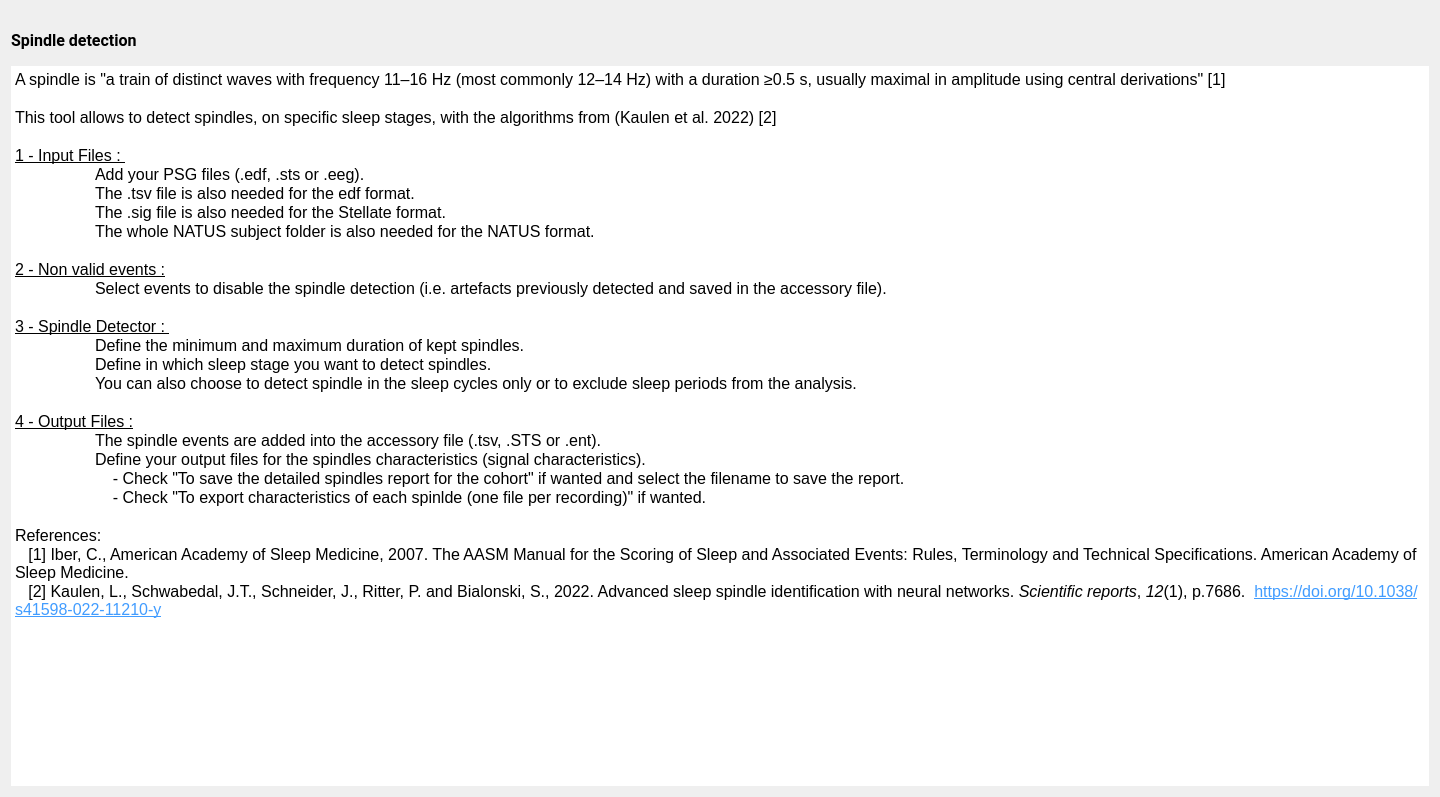
<?xml version="1.0" encoding="UTF-8"?>
<ui version="4.0">
 <class>SpindleDetectionDoc</class>
 <widget class="QWidget" name="SpindleDetectionDoc">
  <property name="geometry">
   <rect>
    <x>0</x>
    <y>0</y>
    <width>1440</width>
    <height>797</height>
   </rect>
  </property>
  <property name="windowTitle">
   <string/>
  </property>
  <property name="styleSheet">
   <string notr="true">font: 12pt &quot;Roboto&quot;;</string>
  </property>
  <layout class="QVBoxLayout" name="verticalLayout_2">
   <item>
    <widget class="QLabel" name="spindle_image">
     <property name="maximumSize">
      <size>
       <width>16777215</width>
       <height>100</height>
      </size>
     </property>
     <property name="text">
      <string/>
     </property>
     <property name="pixmap">
      <pixmap resource="spindle.qrc">:/spindle_moda/e0004-b1-01-05-0001-smp303751_res80.png</pixmap>
     </property>
     <property name="scaledContents">
      <bool>false</bool>
     </property>
     <property name="alignment">
      <set>Qt::AlignCenter</set>
     </property>
    </widget>
   </item>
   <item>
    <layout class="QVBoxLayout" name="verticalLayout">
     <item>
      <widget class="QLabel" name="label">
       <property name="font">
        <font>
         <family>Roboto</family>
         <pointsize>12</pointsize>
         <weight>50</weight>
         <italic>false</italic>
         <bold>false</bold>
        </font>
       </property>
       <property name="text">
        <string>&lt;html&gt;&lt;head/&gt;&lt;body&gt;&lt;p&gt;&lt;span style=&quot; font-weight:600;&quot;&gt;Spindle detection&lt;/span&gt;&lt;/p&gt;&lt;/body&gt;&lt;/html&gt;</string>
       </property>
      </widget>
     </item>
     <item>
      <spacer name="verticalSpacer">
       <property name="orientation">
        <enum>Qt::Vertical</enum>
       </property>
       <property name="sizeType">
        <enum>QSizePolicy::Fixed</enum>
       </property>
       <property name="sizeHint" stdset="0">
        <size>
         <width>20</width>
         <height>10</height>
        </size>
       </property>
      </spacer>
     </item>
     <item>
      <widget class="QTextEdit" name="textEdit">
       <property name="frameShape">
        <enum>QFrame::HLine</enum>
       </property>
       <property name="frameShadow">
        <enum>QFrame::Plain</enum>
       </property>
       <property name="lineWidth">
        <number>0</number>
       </property>
       <property name="readOnly">
        <bool>true</bool>
       </property>
       <property name="html">
        <string>&lt;!DOCTYPE HTML PUBLIC &quot;-//W3C//DTD HTML 4.0//EN&quot; &quot;http://www.w3.org/TR/REC-html40/strict.dtd&quot;&gt;
&lt;html&gt;&lt;head&gt;&lt;meta name=&quot;qrichtext&quot; content=&quot;1&quot; /&gt;&lt;style type=&quot;text/css&quot;&gt;
p, li { white-space: pre-wrap; }
&lt;/style&gt;&lt;/head&gt;&lt;body style=&quot; font-family:'Roboto'; font-size:12pt; font-weight:400; font-style:normal;&quot;&gt;
&lt;p style=&quot; margin-top:0px; margin-bottom:0px; margin-left:0px; margin-right:0px; -qt-block-indent:0; text-indent:0px;&quot;&gt;A spindle is &amp;quot;a train of distinct waves with frequency 11–16 Hz (most commonly 12–14 Hz) with a duration ≥0.5 s, usually maximal in amplitude using central derivations&amp;quot; [1]&lt;/p&gt;
&lt;p style=&quot;-qt-paragraph-type:empty; margin-top:0px; margin-bottom:0px; margin-left:0px; margin-right:0px; -qt-block-indent:0; text-indent:0px;&quot;&gt;&lt;br /&gt;&lt;/p&gt;
&lt;p style=&quot; margin-top:0px; margin-bottom:0px; margin-left:0px; margin-right:0px; -qt-block-indent:0; text-indent:0px;&quot;&gt;This tool allows to detect spindles, on specific sleep stages, with the algorithms from (Kaulen et al. 2022) [2]&lt;/p&gt;
&lt;p style=&quot;-qt-paragraph-type:empty; margin-top:0px; margin-bottom:0px; margin-left:0px; margin-right:0px; -qt-block-indent:0; text-indent:0px;&quot;&gt;&lt;br /&gt;&lt;/p&gt;
&lt;p style=&quot; margin-top:0px; margin-bottom:0px; margin-left:0px; margin-right:0px; -qt-block-indent:0; text-indent:0px;&quot;&gt;&lt;span style=&quot; text-decoration: underline;&quot;&gt;1 - Input Files : &lt;/span&gt;&lt;/p&gt;
&lt;p style=&quot; margin-top:0px; margin-bottom:0px; margin-left:0px; margin-right:0px; -qt-block-indent:0; text-indent:0px;&quot;&gt;	Add your PSG files (.edf, .sts or .eeg). &lt;/p&gt;
&lt;p style=&quot; margin-top:0px; margin-bottom:0px; margin-left:0px; margin-right:0px; -qt-block-indent:0; text-indent:0px;&quot;&gt;	The .tsv file is also needed for the edf format.&lt;/p&gt;
&lt;p style=&quot; margin-top:0px; margin-bottom:0px; margin-left:0px; margin-right:0px; -qt-block-indent:0; text-indent:0px;&quot;&gt;	The .sig file is also needed for the Stellate format.&lt;/p&gt;
&lt;p style=&quot; margin-top:0px; margin-bottom:0px; margin-left:0px; margin-right:0px; -qt-block-indent:0; text-indent:0px;&quot;&gt;	The whole NATUS subject folder is also needed for the NATUS format. &lt;/p&gt;
&lt;p style=&quot;-qt-paragraph-type:empty; margin-top:0px; margin-bottom:0px; margin-left:0px; margin-right:0px; -qt-block-indent:0; text-indent:0px;&quot;&gt;&lt;br /&gt;&lt;/p&gt;
&lt;p style=&quot; margin-top:0px; margin-bottom:0px; margin-left:0px; margin-right:0px; -qt-block-indent:0; text-indent:0px;&quot;&gt;&lt;span style=&quot; text-decoration: underline;&quot;&gt;2 - Non valid events :&lt;/span&gt;&lt;/p&gt;
&lt;p style=&quot; margin-top:0px; margin-bottom:0px; margin-left:0px; margin-right:0px; -qt-block-indent:0; text-indent:0px;&quot;&gt;	Select events to disable the spindle detection (i.e. artefacts previously detected and saved in the accessory file).&lt;/p&gt;
&lt;p style=&quot;-qt-paragraph-type:empty; margin-top:0px; margin-bottom:0px; margin-left:0px; margin-right:0px; -qt-block-indent:0; text-indent:0px;&quot;&gt;&lt;br /&gt;&lt;/p&gt;
&lt;p style=&quot; margin-top:0px; margin-bottom:0px; margin-left:0px; margin-right:0px; -qt-block-indent:0; text-indent:0px;&quot;&gt;&lt;span style=&quot; text-decoration: underline;&quot;&gt;3 - Spindle Detector : &lt;/span&gt;&lt;/p&gt;
&lt;p style=&quot; margin-top:0px; margin-bottom:0px; margin-left:0px; margin-right:0px; -qt-block-indent:0; text-indent:0px;&quot;&gt;	Define the minimum and maximum duration of kept spindles.&lt;/p&gt;
&lt;p style=&quot; margin-top:0px; margin-bottom:0px; margin-left:0px; margin-right:0px; -qt-block-indent:0; text-indent:0px;&quot;&gt;	Define in which sleep stage you want to detect spindles.&lt;/p&gt;
&lt;p style=&quot; margin-top:0px; margin-bottom:0px; margin-left:0px; margin-right:0px; -qt-block-indent:0; text-indent:0px;&quot;&gt;	You can also choose to detect spindle in the sleep cycles only or to exclude sleep periods from the analysis.&lt;/p&gt;
&lt;p style=&quot;-qt-paragraph-type:empty; margin-top:0px; margin-bottom:0px; margin-left:0px; margin-right:0px; -qt-block-indent:0; text-indent:0px;&quot;&gt;&lt;br /&gt;&lt;/p&gt;
&lt;p style=&quot; margin-top:0px; margin-bottom:0px; margin-left:0px; margin-right:0px; -qt-block-indent:0; text-indent:0px;&quot;&gt;&lt;span style=&quot; text-decoration: underline;&quot;&gt;4 - Output Files :&lt;/span&gt;&lt;/p&gt;
&lt;p style=&quot; margin-top:0px; margin-bottom:0px; margin-left:0px; margin-right:0px; -qt-block-indent:0; text-indent:0px;&quot;&gt;	The spindle events are added into the accessory file (.tsv, .STS or .ent).&lt;/p&gt;
&lt;p style=&quot; margin-top:0px; margin-bottom:0px; margin-left:0px; margin-right:0px; -qt-block-indent:0; text-indent:0px;&quot;&gt;	Define your output files for the spindles characteristics (signal characteristics). &lt;/p&gt;
&lt;p style=&quot; margin-top:0px; margin-bottom:0px; margin-left:0px; margin-right:0px; -qt-block-indent:0; text-indent:0px;&quot;&gt;	    - Check &amp;quot;To save the detailed spindles report for the cohort&amp;quot; if wanted and select the filename to save the report.&lt;/p&gt;
&lt;p style=&quot; margin-top:0px; margin-bottom:0px; margin-left:0px; margin-right:0px; -qt-block-indent:0; text-indent:0px;&quot;&gt;	    - Check &amp;quot;To export characteristics of each spinlde (one file per recording)&amp;quot; if wanted.&lt;/p&gt;
&lt;p style=&quot;-qt-paragraph-type:empty; margin-top:0px; margin-bottom:0px; margin-left:0px; margin-right:0px; -qt-block-indent:0; text-indent:0px;&quot;&gt;&lt;br /&gt;&lt;/p&gt;
&lt;p style=&quot; margin-top:0px; margin-bottom:0px; margin-left:0px; margin-right:0px; -qt-block-indent:0; text-indent:0px;&quot;&gt;References:&lt;/p&gt;
&lt;p style=&quot; margin-top:0px; margin-bottom:0px; margin-left:0px; margin-right:0px; -qt-block-indent:0; text-indent:0px;&quot;&gt;   [1] Iber, C., American Academy of Sleep Medicine, 2007. The AASM Manual for the Scoring of Sleep and Associated Events: Rules, Terminology and Technical Specifications. American Academy of Sleep Medicine. &lt;/p&gt;
&lt;p style=&quot; margin-top:0px; margin-bottom:0px; margin-left:0px; margin-right:0px; -qt-block-indent:0; text-indent:0px;&quot;&gt;   [2] &lt;span style=&quot; font-family:'Helvetica Neue';&quot;&gt;Kaulen, L., Schwabedal, J.T., Schneider, J., Ritter, P. and Bialonski, S., 2022. Advanced sleep spindle identification with neural networks. &lt;/span&gt;&lt;span style=&quot; font-family:'Helvetica Neue'; font-style:italic;&quot;&gt;Scientific reports&lt;/span&gt;&lt;span style=&quot; font-family:'Helvetica Neue';&quot;&gt;, &lt;/span&gt;&lt;span style=&quot; font-family:'Helvetica Neue'; font-style:italic;&quot;&gt;12&lt;/span&gt;&lt;span style=&quot; font-family:'Helvetica Neue';&quot;&gt;(1), p.7686.&lt;/span&gt;  &lt;a href=&quot;https://doi.org/10.1038/s41598-022-11210-y&quot;&gt;&lt;span style=&quot; font-family:'Helvetica Neue'; text-decoration: underline; color:#419cff;&quot;&gt;https://doi.org/10.1038/s41598-022-11210-y&lt;/span&gt;&lt;/a&gt; &lt;/p&gt;&lt;/body&gt;&lt;/html&gt;</string>
       </property>
      </widget>
     </item>
    </layout>
   </item>
  </layout>
 </widget>
 <resources>
  <include location="spindle.qrc"/>
  <include location="../../../../../snooz-toolbox/src/main/python/ui/themes/themes.qrc"/>
 </resources>
 <connections/>
</ui>
